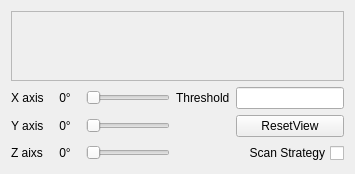
               <widget class="QWidget" name="page_5">
                <layout class="QGridLayout" name="gridLayout_7">
                 <item row="0" column="0">
                  <widget class="QScrollArea" name="scrollArea">
                   <property name="mouseTracking">
                    <bool>true</bool>
                   </property>
                   <property name="focusPolicy">
                    <enum>Qt::StrongFocus</enum>
                   </property>
                   <property name="layoutDirection">
                    <enum>Qt::LeftToRight</enum>
                   </property>
                   <property name="verticalScrollBarPolicy">
                    <enum>Qt::ScrollBarAsNeeded</enum>
                   </property>
                   <property name="horizontalScrollBarPolicy">
                    <enum>Qt::ScrollBarAsNeeded</enum>
                   </property>
                   <property name="widgetResizable">
                    <bool>true</bool>
                   </property>
                   <widget class="QWidget" name="scrollAreaWidgetContents_2">
                    <property name="geometry">
                     <rect>
                      <x>0</x>
                      <y>0</y>
                      <width>796</width>
                      <height>440</height>
                     </rect>
                    </property>
                   </widget>
                  </widget>
                 </item>
                 <item row="1" column="0">
                  <layout class="QHBoxLayout" name="horizontalLayout_6">
                   <item>
                    <layout class="QGridLayout" name="gridLayout_11">
                     <item row="1" column="0">
                      <widget class="QLabel" name="label_3">
                       <property name="text">
                        <string>Y axis</string>
                       </property>
                      </widget>
                     </item>
                     <item row="0" column="5">
                      <widget class="QLineEdit" name="threshold">
                       <property name="sizePolicy">
                        <sizepolicy hsizetype="Preferred" vsizetype="Fixed">
                         <horstretch>0</horstretch>
                         <verstretch>0</verstretch>
                        </sizepolicy>
                       </property>
                       <property name="toolTip">
                        <string>&lt;html&gt;&lt;head/&gt;&lt;body&gt;&lt;p&gt;press enter to confirm thresh hold&lt;/p&gt;&lt;/body&gt;&lt;/html&gt;</string>
                       </property>
                      </widget>
                     </item>
                     <item row="0" column="1">
                      <widget class="QLabel" name="x_value">
                       <property name="sizePolicy">
                        <sizepolicy hsizetype="Fixed" vsizetype="Preferred">
                         <horstretch>0</horstretch>
                         <verstretch>0</verstretch>
                        </sizepolicy>
                       </property>
                       <property name="minimumSize">
                        <size>
                         <width>30</width>
                         <height>0</height>
                        </size>
                       </property>
                       <property name="baseSize">
                        <size>
                         <width>20</width>
                         <height>0</height>
                        </size>
                       </property>
                       <property name="text">
                        <string>0°</string>
                       </property>
                       <property name="alignment">
                        <set>Qt::AlignCenter</set>
                       </property>
                      </widget>
                     </item>
                     <item row="2" column="1">
                      <widget class="QLabel" name="z_value">
                       <property name="minimumSize">
                        <size>
                         <width>30</width>
                         <height>0</height>
                        </size>
                       </property>
                       <property name="text">
                        <string>0°</string>
                       </property>
                       <property name="alignment">
                        <set>Qt::AlignCenter</set>
                       </property>
                      </widget>
                     </item>
                     <item row="1" column="2">
                      <widget class="QSlider" name="slider_3d_y">
                       <property name="orientation">
                        <enum>Qt::Horizontal</enum>
                       </property>
                      </widget>
                     </item>
                     <item row="2" column="0">
                      <widget class="QLabel" name="label_11">
                       <property name="text">
                        <string>Z aixs</string>
                       </property>
                      </widget>
                     </item>
                     <item row="0" column="2">
                      <widget class="QSlider" name="slider_3d_x">
                       <property name="styleSheet">
                        <string notr="true">border-color: qlineargradient(spread:pad, x1:0, y1:0, x2:1, y2:0, stop:0 rgba(245, 224, 176, 255), stop:0.09 rgba(246, 189, 237, 255), stop:0.14 rgba(194, 207, 246, 255), stop:0.19 rgba(184, 160, 168, 255), stop:0.25 rgba(171, 186, 248, 255), stop:0.32 rgba(243, 248, 224, 255), stop:0.385 rgba(249, 162, 183, 255), stop:0.47 rgba(100, 115, 124, 255), stop:0.58 rgba(251, 205, 202, 255), stop:0.65 rgba(170, 128, 185, 255), stop:0.75 rgba(252, 222, 204, 255), stop:0.805 rgba(206, 122, 218, 255), stop:0.86 rgba(254, 223, 175, 255), stop:0.91 rgba(254, 236, 244, 255), stop:1 rgba(255, 191, 221, 255));</string>
                       </property>
                       <property name="orientation">
                        <enum>Qt::Horizontal</enum>
                       </property>
                      </widget>
                     </item>
                     <item row="1" column="1">
                      <widget class="QLabel" name="y_value">
                       <property name="minimumSize">
                        <size>
                         <width>30</width>
                         <height>0</height>
                        </size>
                       </property>
                       <property name="text">
                        <string>0°</string>
                       </property>
                       <property name="alignment">
                        <set>Qt::AlignCenter</set>
                       </property>
                      </widget>
                     </item>
                     <item row="0" column="4">
                      <widget class="QLabel" name="label_5">
                       <property name="text">
                        <string>Threshold</string>
                       </property>
                      </widget>
                     </item>
                     <item row="2" column="2">
                      <widget class="QSlider" name="slider_3d_z">
                       <property name="orientation">
                        <enum>Qt::Horizontal</enum>
                       </property>
                      </widget>
                     </item>
                     <item row="0" column="0">
                      <widget class="QLabel" name="label_2">
                       <property name="text">
                        <string>X axis</string>
                       </property>
                      </widget>
                     </item>
                     <item row="2" column="5">
                      <widget class="QCheckBox" name="checkBox_scan">
                       <property name="layoutDirection">
                        <enum>Qt::RightToLeft</enum>
                       </property>
                       <property name="text">
                        <string>Scan Strategy</string>
                       </property>
                      </widget>
                     </item>
                     <item row="1" column="5">
                      <widget class="QPushButton" name="resetView">
                       <property name="text">
                        <string>ResetView</string>
                       </property>
                      </widget>
                     </item>
                    </layout>
                   </item>
                  </layout>
                 </item>
                </layout>
               </widget>
